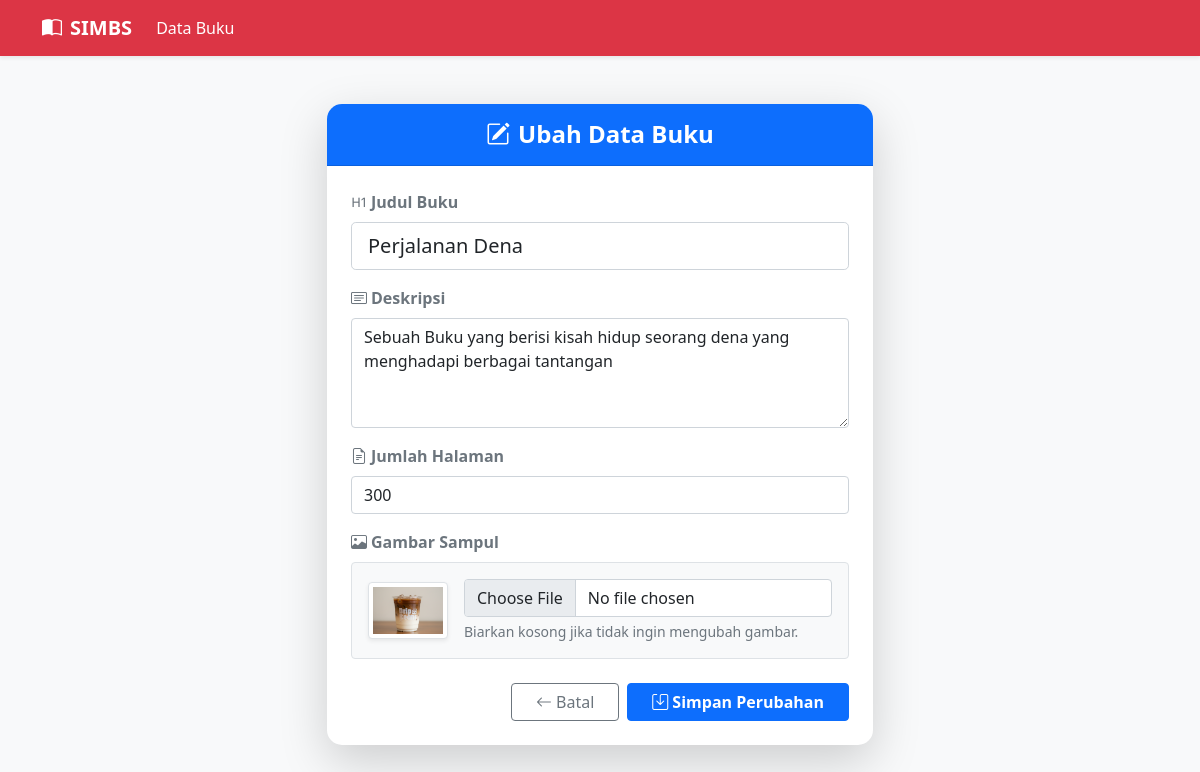
Screenshot of /ubah_data.php?id=13 (signed in) with the database file from the repository.
### tables this page shows
CREATE TABLE `buku` (
  `id` int(50) NOT NULL,
  `judul` varchar(100) NOT NULL,
  `deskripsi` varchar(100) NOT NULL,
  `halaman` varchar(100) NOT NULL,
  `gambar` varchar(50) NOT NULL,
  `tanggal_input` date NOT NULL DEFAULT current_timestamp()
);

### function.php (called while the page is built, shortened)
<?php
$conn = mysqli_connect("localhost", "root", "", "SIMBS");
function query($query)
{
    global $conn;
    $result = mysqli_query($conn, $query);
    $rows = [];
    while ($row = mysqli_fetch_assoc($result)) {
        $rows[] = $row;
    }
    return $rows;
}
?>

### ubah_data.php (the view, shortened to what this page needs)
<?php
require 'function.php';
$id = $_GET['id'];
$buku = query("SELECT * FROM buku WHERE id = $id")[0];
?>
<!DOCTYPE html>
<html lang="en">
<head>
    <link href="https://cdn.jsdelivr.net/npm/bootstrap@5.0.2/dist/css/bootstrap.min.css" rel="stylesheet"
>
    <link rel="stylesheet" href="https://cdn.jsdelivr.net/npm/bootstrap-icons@1.5.0/font/bootstrap-icons.css">
</head>
<body>
    <nav class="navbar navbar-expand-lg navbar-dark bg-danger shadow-sm">
        <div class="container">
            <a class="navbar-brand fw-bold" href="index.php"><i class="bi bi-book-half me-2"></i>SIMBS</a>
            <div class="collapse navbar-collapse" id="navbarSupportedContent">
                <ul class="navbar-nav me-auto mb-2 mb-lg-0">
                    <li class="nav-item">
                        <a class="nav-link active" aria-current="page" href="index.php">Data Buku</a>
                    </li>
                </ul>
            </div>
        </div>
    </nav>
    <div class="container mt-5 mb-5">
        <div class="row justify-content-center">
            <div class="col-md-8 col-lg-6">
                <div class="card shadow-lg border-0">
                    <div class="card-header bg-primary text-white py-3">
                        <h4 class="mb-0 text-center fw-bold"><i class="bi bi-pencil-square me-2"></i>Ubah Data Buku</h4>
                    </div>
                    <div class="card-body p-4">
                        <form action="" method="POST" enctype="multipart/form-data">
                            <div class="mb-3">
                                <label for="judul" class="form-label fw-bold text-secondary"><i
                                        class="bi bi-type-h1 me-1"></i>Judul Buku</label>
                                <input type="text" class="form-control form-control-lg" name="judul" id="judul"
                                    value="<?= $buku['judul'] ?>" required placeholder="Masukkan judul buku">
                            </div>
                            <div class="mb-3">
                                <label for="deskripsi" class="form-label fw-bold text-secondary"><i
                                        class="bi bi-card-text me-1"></i>Deskripsi</label>
                                <textarea class="form-control" name="deskripsi" id="deskripsi" rows="4" required
                                    placeholder="Masukkan deskripsi singkat"><?= $buku['deskripsi'] ?></textarea>
                            </div>
                            <div class="mb-3">
                                <label for="halaman" class="form-label fw-bold text-secondary"><i
                                        class="bi bi-file-earmark-text me-1"></i>Jumlah Halaman</label>
                                <input type="number" class="form-control" name="halaman" id="halaman"
                                    value="<?= $buku['halaman'] ?>" required placeholder="Contoh: 150">
                            </div>
                            <div class="mb-4">
                                <label for="gambar" class="form-label fw-bold text-secondary"><i
                                        class="bi bi-image me-1"></i>Gambar Sampul</label>
                                <div class="d-flex align-items-center p-3 border rounded bg-light">
                                    <img src="img/<?= $buku['gambar'] ?>" width="80" height="100"
                                        class="img-thumbnail rounded me-3 shadow-sm" alt="Current Image"
                                        style="object-fit: cover;">
                                    <div class="flex-grow-1">
                                        <input type="file" class="form-control" name="gambar" id="gambar">
                                        <div class="form-text mt-1 text-muted small">Biarkan kosong jika tidak ingin
                                            mengubah gambar.</div>
                                    </div>
                                </div>
                            </div>
                            <div class="d-grid gap-2 d-md-flex justify-content-md-end">
                                <a href="index.php" class="btn btn-outline-secondary px-4"><i
                                        class="bi bi-arrow-left me-1"></i>Batal</a>
                                <button type="submit" name="tombol_submit" class="btn btn-primary px-4 fw-bold"><i
                                        class="bi bi-save me-1"></i>Simpan Perubahan</button>
                            </div>
                        </form>
                    </div>
                </div>
            </div>
        </div>
    </div>
</body>
</html>

### ubah_data.php (style rules this page uses)
body { background-color: #f8f9fa; }
.card { border-radius: 15px; }
.card-header { border-top-left-radius: 15px !important; border-top-right-radius: 15px !important; }

### rows the page displays
buku: judul "Perjalanan Dena", deskripsi "Sebuah Buku yang berisi kisah hidup seorang dena yang menghadapi berbagai tantangan", halaman "300", gambar (picture)
